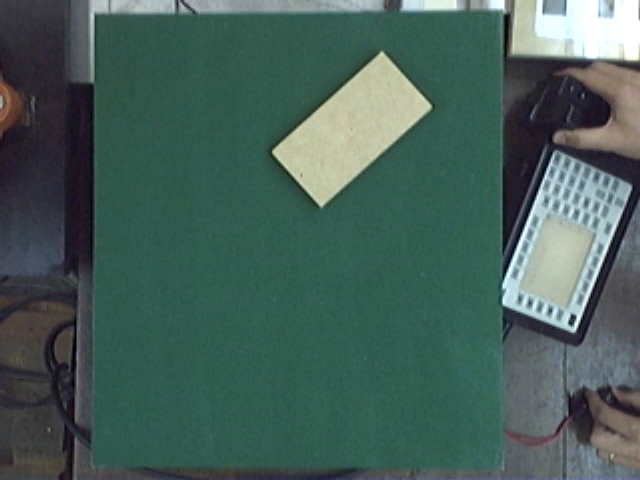
#> input picture imagenes_tp/img_bloques/imgBloque1.png, 640 x 480 px; its folder holds only this picture in this run
$ jupyter execute --allow-errors 3-bloques-5-mm.ipynb
#> lines starting #> are read from the running program, lines starting #| are printed output that depends on the picture; after the words box and inside, x2 and y2 are one past the last pixel; in counts of white or black regions, pixels touching at a corner belong together; long printed decimals are rounded
#> further down, img is the input picture: shape (480, 640, 3); mean B, G, R 89.6, 96.3, 70.9
#> `imgray = cv.cvtColor(img, cv.COLOR_BGR2GRAY)`:
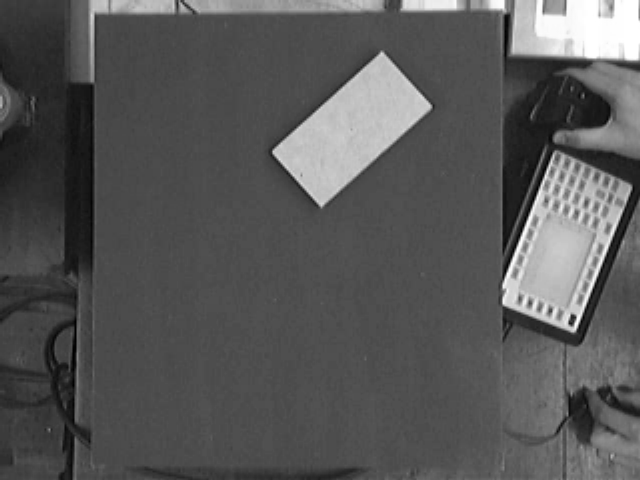
#> imgray: shape (480, 640); min 0, max 255, mean 87.8
#> `ret, img_bin = cv.threshold(imgray,30,255,cv.THRESH_BINARY+cv.THRESH_O..`:
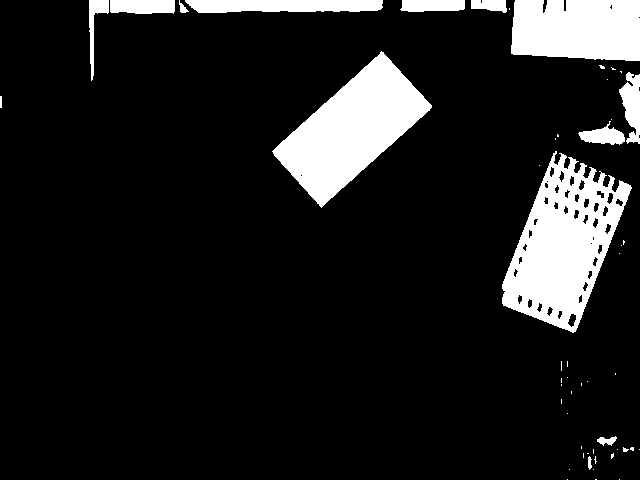
#> img_bin: shape (480, 640); 12.2% white; 52 white regions (38 under 20 px), largest, box (x1, y1, x2, y2) and area: (502, 151, 632, 333) 12323, (272, 51, 432, 208) 11300, (511, 0, 640, 61) 7321
#> `ret, img_bin = cv.threshold(imgray,30,255,cv.THRESH_BINARY+cv.THRESH_O..`: ret = 132
#> `img_cut = img_bin[20:500, 0:500]`:
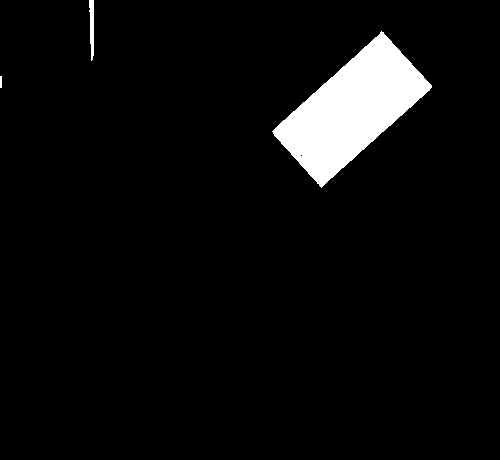
#> img_cut: shape (460, 500); 5% white; 3 white regions
#> `contours, hierarchy = cv.findContours(img_cut, cv.RETR_TREE, cv.CHAIN_..`: contours = 4 contours, 2 with area under 20; largest, box (x1, y1, x2, y2) and area: (272, 51, 432, 208) 11132, (89, 20, 94, 81) 168
#> `cv.drawContours(img_out, contours, -1, (0,255,0), 3)`:
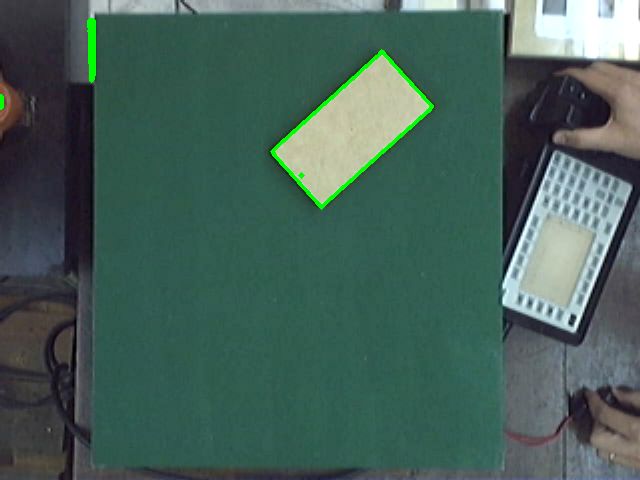
#> img_out: shape (480, 640, 3); 0.73% of pixels changed, all inside (x1, y1, x2, y2) = (0, 18, 434, 210)
#> the loop `for c in contours:` made 4 passes
#> after the loop `for c in contours:`: bloque_contours = 1 contour; box (x1, y1, x2, y2) and area: (272, 51, 432, 208) 11132
#> `cnt = bloque_contours[0]`: cnt = contour of 78 points, box (x1, y1, x2, y2) (272, 51, 432, 208), area 11132
#> `area = cv.contourArea(cnt)`: area = 11132.5
#> `long = cv.arcLength(cnt, False)`: long = 455.8
#> `center, dim, rot = cv.minAreaRect(cnt)`: center = (351.4, 128.8); dim = (150.4, 75.96); rot = -41.99
#> `vert = cv.boxPoints([center, dim, rot])`: vert = [[320.9, 207.3], [270.1, 150.8], [381.8, 50.25], [432.6, 106.7]]
#| Longitud: 455.779 - Área: 11132.5
#| Centro: (351.354, 128.782) - Dimension: (150.368, 75.965) - Rotacion: -41.987
#> the loop `for c in bloque_contours:` made 1 pass
#> after the loop `for c in bloque_contours:`:
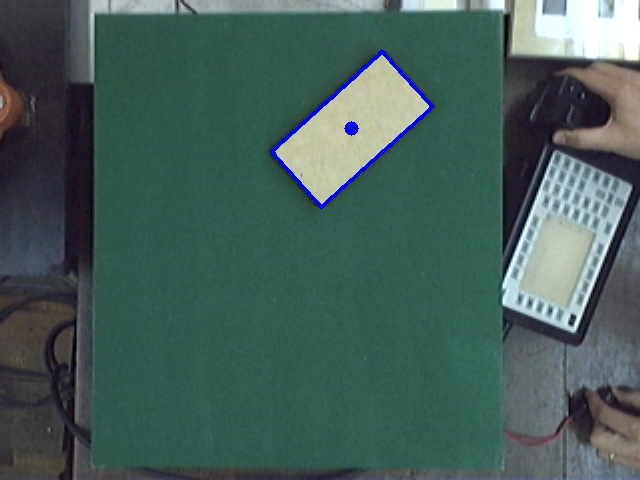
#> img_out: shape (480, 640, 3); 0.59% of pixels changed, all inside (x1, y1, x2, y2) = (270, 49, 434, 210)
[cell 1]
import numpy as np
import cv2 as cv
import matplotlib.pyplot as plt

[cell 2]
import glob

import PIL.ExifTags
import PIL.Image

[cell 3]
bloques = [f'./imagenes_tp/img_bloques/imgBloque{i}.png' for i in range(1,16)]

[cell 4]
centers = []
vertices = []
dimensions = []
orientation = []
bloques_bin = []
#> (the rest of this cell did not finish here and is left out)

image = cv2.imread(args["image"])
gray = cv2.cvtColor(image, cv2.COLOR_BGR2GRAY)
blurred = cv2.GaussianBlur(gray, (5, 5), 0)
thresh = cv2.threshold(blurred, 60, 255, cv2.THRESH_BINARY)[1]

[cell 5]
import pandas as pd
pd.DataFrame(centers).to_csv("./save_data/centers.csv", index=False)
#pd.DataFrame(vertices).to_csv("./save_data/vertices.csv", index=False)
pd.DataFrame(dimensions).to_csv("./save_data/dimensions.csv", index=False)
pd.DataFrame(orientation).to_csv("./save_data/orientation.csv", index=False)

[cell 6]
vs = []
for v in vertices:
    #print(v)
    vs.append(v.tolist())
#> this loop made 1 pass
#> after the loop, vs = [[[320.9, 207.3], [270.1, 150.8], [381.8, 50.25], [432.6, 106.7]]]

[cell 7]
pd.DataFrame(vs).to_csv("./save_data/vertices.csv", index=False)

# Transformacion de coordenadas a milimetros

## Read Saved data

[cell 8]
import pandas as pd

[cell 9]
mtx = pd.read_csv("./save_data/camara_matrix.csv")
#> (reads save_data/camara_matrix.csv from the repository)
mtx = mtx.to_numpy()

[cell 10]
dist = pd.read_csv("./save_data/dist_coefficients.csv")
#> (reads save_data/dist_coefficients.csv from the repository)
dist = dist.to_numpy()
dist

[cell 11]
rotation = pd.read_csv("./save_data/rotation_df.csv").to_numpy()
#> (reads save_data/rotation_df.csv from the repository)
rotation

[cell 12]
translation = pd.read_csv("./save_data/translation_df.csv").to_numpy()
#> (reads save_data/translation_df.csv from the repository)
translation

# Convertir a Milimetros

[cell 13]
# R^-1
inv_R = np.linalg.inv(rotation)
#K^-1
inv_K = np.linalg.inv(mtx)

[cell 14]
def px_to_mm(u,v):
    #s * [uv1] = K * [R|t] * XYZ = K* (R*XYZ1 + t)
    # (s * [uv1] * K^-1 - t) * R^-1 = XYZ1
    # s * [uv1] * K^-1 * R^-1 - t * R^-1 = XYZ1

    #genero el vector [uv1] y lo traspongo
    uv = np.array([[u,v,1]], dtype=np.float64).T

    # t * R^-1
    d = inv_R.dot(translation)

    # [uv1]*K^-1*R^-1
    i = inv_R.dot(inv_K.dot(uv))

    # Resuelvo s (asumo Z=0). cociente de z
    s = d[2][0]/i[2][0]
    vector = inv_R.dot( s * inv_K.dot(uv) - translation)
    return vector

## Ubicacion del centro en mm

[cell 15]
#print(f"CENTERS : {centers}")
cs = []
for center in centers:
    center_mm = px_to_mm(center[0], center[1])[:2]
    cs.append(center_mm)
#> this loop made 1 pass
#> (uv in px_to_mm, d in px_to_mm, i in px_to_mm, s in px_to_mm, vector in px_to_mm) on pass 1: ([351.4, 128.8, 1], [-137.7, -150.1, 699], [0.00419, -0.138, 1], 698, [140.7, 53.72, 9.8e-14])
#> after the loop, cs = [[140.7, 53.72]]
print("CENTERS MM: ", cs)
#| CENTERS MM:  [array([[140.661],
#|        [ 53.725 ]])]

## Medicion de bloques en mm

[cell 16]
saved_vertices = []
for v in vertices:
    v_data = []
    for fila in v:
        v_mm = px_to_mm(fila[0], fila[1])[:2]
        v_data.append(v_mm)
    saved_vertices.append(v_data)
#> this loop made 1 pass
#> after the loop, saved_vertices = [[[115, 121.4], [70.66, 72.93], [166.3, -13.71], [210.1, 34.67]]]
print(saved_vertices[0])
#| [array([[114.955],
#|        [121.400]]), array([[70.659],
#|        [72.934]]), array([[166.276],
#|        [-13.711]]), array([[210.112],
#|        [ 34.666]])]

[cell 17]
saved_dims = []
for v in saved_vertices:
    w = np.sqrt((v[1][0]-v[0][0])**2+(v[1][1]-v[0][1])**2)
    h = np.sqrt((v[3][0]-v[0][0])**2+(v[3][1]-v[0][1])**2)

    if w > h:
        saved_dims.append([w,h])
    else:
        saved_dims.append([h,w])
#> this loop made 1 pass
#> (w, h) on pass 1: ([65.66], [128.8])
#> after the loop, saved_dims = [[[128.8], [65.66]]]

### Calculo error en las mediciones

[cell 18]
real_w = 65
real_h = 130

error_x = []
error_y = []

for dim in saved_dims:
    error_x.append((abs(real_h - dim[0]) / dim[0])*100)
    error_y.append((abs(real_w - dim[1]) / dim[1])*100)
#> this loop made 1 pass
#> dim on pass 1: [[128.8], [65.66]]
#> after the loop, error_x = [[0.968]]; error_y = [[1]]

[cell 19]
import matplotlib.pyplot as plt

[cell 20]
plt.plot(range(len(saved_dims)), error_x, label = 'Error W (%)')
plt.ylabel('Perc relative error')

plt.plot(range(len(saved_dims)), error_y, label = 'Error H  (%)')
plt.legend()
plt.show()
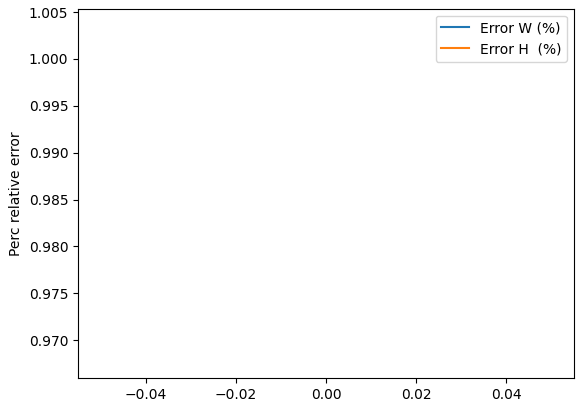
#> figure drawn by matplotlib, 1 panel
